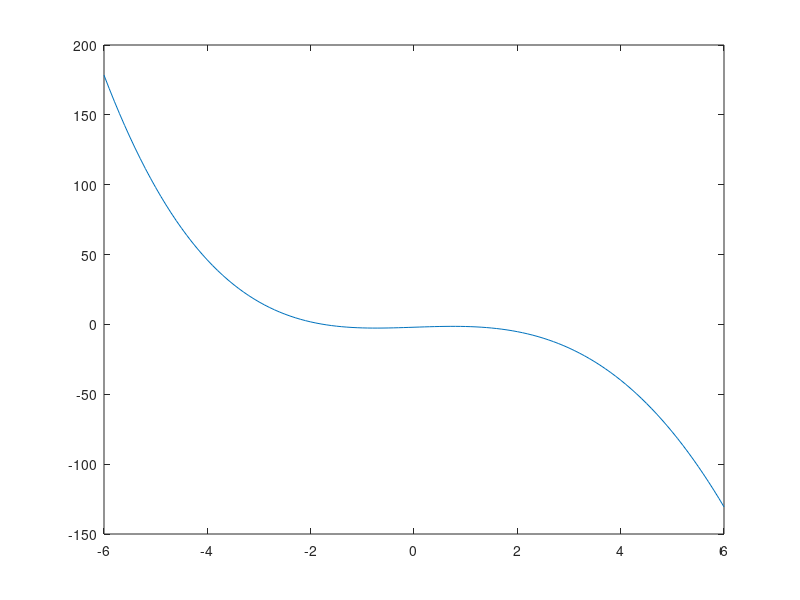
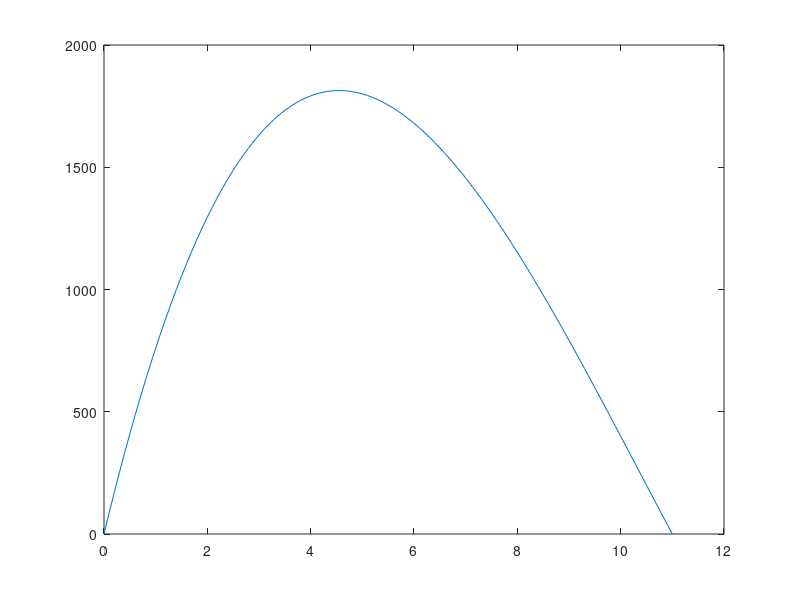

MATLAB code for these plots, in order: (Note: this script raises an error after producing the figures.)
% GilatChapter8.m
% Noah Ruderman
% This script file includes all the problems from Chapter 8 of MATLAB: An
% Introduction with Applications by Amos Gilat
% Chapter 8: Polynomials, Curve Fitting, and Interpolation
% 3.22.11

close all
clear
clc
format loose

%% Problem 1
disp('Problem 1')
p = [0.02 -.75 0 1.25 -2];
x = -6:.1:6;
y = polyval(p,x);
figure()
plot(x, y);

fprintf('\tSee graph.\n\n');





%% Problem 2
disp('Problem 2')
p1 = [12 21 -11 -14 18 28 -4];
p2 = [4 7 -1];
[q, r] = deconv(p1, p2)





%% Problem 3
disp('Problem 3')
p1 = [4 6 -2 -5 3];
p2 = [1 4 2];
[q, r] = deconv(p1, p2)





%% Problem 4
disp('Problem 4')
m_tank = 18;
rho_steel = 7920;
d = .40;
length = .70;
r = d/2;
V = m_tank/rho_steel;

a = [-1 r];
b = [-1 length];

poly = pi*conv(b, conv(a,a));
polyeq = [0 0 0 (V - pi*r^2*length)] + poly;
x = roots(polyeq);

fprintf('\tIf the mass of the tank is 18 kg, x must be %.4f.\n\n\n', x(3));





%% Problem 5
disp('Problem 5')
length = 40;
width = 22;


disp('a.')
length_box = [-2 40];
width_box = [-2 22];
height_box = [1 0];

polyV = conv(length_box, conv(width_box, height_box))


disp('b.')
x = 0:.1:11;
V = polyV(1).*x.^3 + polyV(2).*x.^2 + polyV(3).*x + polyV(4);
figure()
plot(x,V)

fprintf('\tSee graph.\n\n')


disp('c.')
polyV1000 = polyV;
polyV1000(4) = polyV(4) - 1000;
root = roots(polyV1000);
x1 = root(2);
x2 = root(3);

fprintf('\tIf the volume of the box is 1000 cubic inches, x may be %.4f or %.4f.\n\n\n', x1, x2);


disp('d.')
max = polyder(polyV);
x = roots(max);
x1 = x(2);
Volume = polyval(polyV,x(2));

fprintf('\tThe value of x that corresponds to the largest possible volume\n')
fprintf('is %.1f inches and the largest possible volume is %.1f inches cubed.\n\n\n', ...
    x1, Volume)





%% Problem 6
disp('Problem 6')

h = .4;
V = 1.7;
r = 0.25;
polyR = [2*pi 2*pi*h/3 (r*2*pi*h/3) (-V + 2*pi*h/3*r^2)];
R = roots(polyR);
R1 = R(3);

fprintf('\tThe value of R is %.4f.\n\n\n', R1);





%% Problem 7
disp('Problem 7')
f1 = [1 -7 11 -4 -5 -2];
f2 = [0 0 0 9 -10 6];
f1plusf2 = polyadd(f1,f2,'add')
f1minusf2 = polyadd(f1,f2,'sub')





%% Problem 8
disp('Problem 8')


disp('a.')
[x,y,w] = maxormin(3, -7, 14)

disp('b.')
[x,y,w] = maxormin(-5, -11, 15)





%% Problem 9
disp('Problem 9')


disp('a.')
R = 10;
H = 30;
V_cone = 1/3*pi*R^2*H;

poly_V = -3*pi*conv([1 0], conv([1 0], [1 -10]))


disp('b.')
r = 0:.1:10;
V_cylinder = -3*pi*r.^2.*(r-10);
figure()
plot(r,V_cylinder)
xlabel('Radius of Cylinder')
ylabel('Volume of Cylinder')
title('Volume of the Cylinder vs. Radius')

fprintf('\tSee graph.\n\n');


disp('c.')
% if V = 800 in^3
V = 800;
polynom = polyadd(poly_V, V, 'sub');
r = roots(polynom);
r1 = r(1);
r2 = r(2);

fprintf('\tIf the volume of the cylinder is 800 cubic inches, the radius\n');
fprintf('may be %.4f or %.4f.\n\n', r1, r2);


disp('d.')
poly_V_der = polyder(poly_V);
max = roots(poly_V_der);
r1 = max(2);

Max_volume = polyval(poly_V, max(2));

fprintf('\tThe radius that corresponds to the maximum volume is %.4f\n', r1);
fprintf('and the maximum volume is %.4f.\n\n\n', Max_volume);





%% Problem 10
disp('Problem 10')
p = 30; % atm
T = 300; % K
a = 1.345; %L^2*atm/mole^2
b = 0.0322; %L/mole
n = 1.5;
V = waals(p, T, n, a, b)





%% Problem 11
disp('Problem 11')
x = [-6 -3.5 -2.5 -1 0 1.5 2.2 4 5.2 6 8];
y = [0.3 0.4 1.1 3.6 3.9 4.5 4.2 3.5 4.0 5.3 6.1];


disp('a.')
xplot = -6:.1:8;
polyy = polyfit(x,y,1);
yplot = polyval(polyy,xplot);
figure()
plot(x,y, 'o',xplot,yplot)
xlabel('x value')
ylabel('y value')
title('y vs. x')

fprintf('\tSee graph.\n\n');


disp('b.')
polyy = polyfit(x,y,2);
yplot = polyval(polyy,xplot);
figure()
plot(x,y, 'o',xplot,yplot)
xlabel('x value')
ylabel('y value')
title('y vs. x')

fprintf('\tSee graph.\n\n');


disp('c.')
polyy = polyfit(x,y,4);
yplot = polyval(polyy,xplot);
figure()
plot(x,y, 'o',xplot,yplot)
xlabel('x value')
ylabel('y value')
title('y vs. x')

fprintf('\tSee graph.\n\n');


disp('d.')
polyy = polyfit(x,y,10);
yplot = polyval(polyy,xplot);
figure()
plot(x,y, 'o',xplot,yplot)
xlabel('x value')
ylabel('y value')
title('y vs. x')

fprintf('\tSee graph.\n\n\n');





%% Problem 12
disp('Problem 12')
year = [1910 1930:10:2000];
population = [249 277 316 350 431 539 689 833 1014];


disp('a.')
xplot = 1910:2000;
polyy = polyfit(year, log(population), 1);
yplot = exp(polyval(polyy,xplot));
figure()
plot(xplot,yplot)
hold on;
plot(year, population, 'o')
hold off;
xlabel('Year')
ylabel('log(Population) (where population is in millions)')
title('log(Population) vs. Time in India')

pop1975 = exp(polyval(polyy,1975));

fprintf('The population in 1975 was %.1f\n\n', pop1975);


disp('b.')
polyy = polyfit(year,population,2);
yplot = polyval(polyy,xplot);
figure()
plot(year, population, 'o',xplot,yplot)
xlabel('Year')
ylabel('Population (in millions)')
title('Population vs. Time in India')

pop1975 = polyval(polyy,1975);

fprintf('\tThe population in 1975 was %.1f\n\n', pop1975);


disp('c.');
yplotlinear = interp1(year,population,xplot,'linear');
yplotspline = interp1(year,population,xplot,'spline');
figure()
plot(year, population, 'o',xplot,yplotlinear,'r',xplot,yplotspline,'g');
xlabel('Year');
ylabel('Population (in millions)');
title('Population vs. Time in India');

pop1975linear = interp1(year,population,1975,'linear');
pop1975spline = interp1(year,population,1975,'spline');

fprintf('\tThe population estimates in 1975 according to the linear and \n');
fprintf('spline fits were %.4f and %.4f million, respectively.\n\n\n', ...
    pop1975linear, pop1975spline);





%% Problem 13
disp('Problem 13')
h = [0:3:33];
D = [1.2 .91 .66 .47 .31 .19 .12 .075 .046 .029 .018 .011];


disp('a.')
figure()
plot(h,D,'o');
xlabel('Height (in km)');
ylabel('Density (in kg/m^3)');
title('Density vs. Height');

figure()
plot(log(h),D,'o');
xlabel('Log of Height (in km)');
ylabel('Density (in kg/m^3)');
title('Density vs. Log of Height');

figure()
plot(h,log(D),'o');
xlabel('Height (in km)');
ylabel('Log of Density (in kg/m^3)');
title('Log of Density vs. Height');

figure()
plot(log(h),log(D),'o');
xlabel('Log of Height (in km)');
ylabel('Log of Density (in kg/m^3)');
title('Log of Density vs. Log of Height');

fprintf('\tThe plot of log(D) vs. h gave the best fit.\n\n');


disp('b.')

figure()
plot(h,D,'o');
xlabel('Height (in km)');
ylabel('Density (in kg/m^3)');
title('Density vs. Height');

hold on

polyx = [-0.14584 0.42543];
x = 0:1:33;
y = exp(polyx(1)*x + polyx(2));
plot(x, y);
xlabel('Height (in km)');
ylabel('Density (in kg/m^3)');
title('Density vs. Height');

hold off

fprintf('\tSee graph.\n\n\n');





%% Problem 14
disp('Problem 14')

x = [0.6 2.1 3.1 5.1 6.2 7.6];
y = [0.9 9.1 24.7 58.2 105 222];
[b, m] = expofit(x,y)

figure()
plot(x,y,'o');
xlabel('x value');
ylabel('y value');
title('y vs. x with Exponential Fit');
hold on;
xplot = 0:.1:7.6;
yplot = b*exp(m*xplot);
plot(xplot, yplot)
hold off





%% Problem 15
disp('Problem 15')
v = 20:20:160;
F_D = [10 50 109 180 300 420 565 771];
rho = 1.2; % kg/m^3

polyv = polyfit(v.^2, F_D, 1);
Air_resistance = 2/rho * polyv(1);

figure()
plot(v, F_D, 'o');
xlabel('v (in m/s)');
ylabel('Drag Force (in Newtons)');
title('Drag Force vs. Velocity');
hold on;
xplot = 20:1:160;
yplot = 1/2*rho*Air_resistance*xplot.^2;
plot(xplot,yplot);
hold off;

fprintf('\tThe product CdA or the air resistance is %.4f.\n\n\n', Air_resistance)





%% Problem 16
disp('Problem 16')
t = 1:7;
P = [8.9 3.4 2.1 2.0 1.6 1.3 1.2];

figure()
plot(t,P,'o')
hold on

polynom = polyfit(sqrt(t),1./P,1);
m = polynom(1)*5
b = polynom(2)*5
xplot = 1:.1:7;
yplot = 5./(m*sqrt(xplot)+b);

plot(xplot,yplot)
hold off





%% Problem 17
disp('Problem 17')
d = [0.005 0.009 0.016 0.025 0.040 0.062 0.085 0.110];
sigma_y = [205 150 135 97 89 80 70 67];


disp('a.')

polynom = polyfit(d.^(-1/2), sigma_y, 1);
k = polynom(1)
sigma_0 = polynom(2)

yield_strength = sigma_0 + k*(0.05)^(-1/2);
fprintf('\tThe yield strength of a material with a grain size of 0.05 mm ');
fprintf('is %.0f MPa.\n\n', yield_strength);

figure()
plot(d,sigma_y,'o');
xlabel('Average Grain Diameter (in mm)');
ylabel('Yield Strength');
title('Yield Strength vs. Average Grain Diameter');
hold on
xplot = .005:.001:.110;
yplot = sigma_0 + k*xplot.^(-1/2);
plot(xplot,yplot);


disp('b.')
xplot = .005:.001:.110;
yplot = interp1(d,sigma_y,xplot,'linear');
figure()
plot(d,sigma_y,'o',xplot,yplot);
xlabel('(Average grain size)^(^-^1^/^2^) (in mm)');
ylabel('Yield Strength');
title('Yield Strength vs. (Average Grain Diameter)^(^-^1^/^2^)');

yield_strength = interp1(d,sigma_y,0.05,'linear');

fprintf('\tThe yield strength of a material with a grain size of 0.05 mm ');
fprintf('is %.0f MPa.\n\n', yield_strength);


disp('c.');
figure()
yplot = interp1(d, sigma_y, xplot,'cubic');
plot(d,sigma_y,'o',xplot,yplot);
xlabel('Average Grain Diameter (in mm)');
ylabel('Yield Strength');
title('Yield Strength vs. Average Grain Diameter');

yield_strength = interp1(d, sigma_y,0.05,'cubic');

fprintf('\tThe yield strength of a material with a grain size of 0.05 mm ');
fprintf('is %.0f MPa.\n\n\n', yield_strength);





%% Problem 18
disp('Problem 18')
V = [.75 .65 .55 .45 .35];
T = [25 37 45 56 65];
P = [1.63 1.96 2.37 3.00 3.96];
n = 0.05;

figure()
plot((T+273)./P, V, 'o')
polynom = polyfit((T+273)./P, V, 1);
R = polynom(1)/n





%% Problem 19
disp('Problem 19')

T = [-20 0 40 100 200 300 400 500 1000];
mu = [1.63 1.71 1.87 2.17 2.53 2.98 3.32 3.64 5.04];
T = T + 273;

polynom = polyfit(T, T.^(3/2)./mu, 1);
C = 1/polynom(1)
S = C*polynom(2)

T_C = -20:1:1000;
muplot = C*(T_C+273).^(3/2)./(T_C+273+S);

figure()
plot(T_C, muplot);
xlabel('Temperature (Celsius)');
ylabel('Viscosity (N s/m^2) (x 10^-^5)');
title('Viscosity vs. Temperature');
axis([-25 1000 1.5 5.1])
T=T-273;
hold on;
plot(T, mu,'o');
hold off





